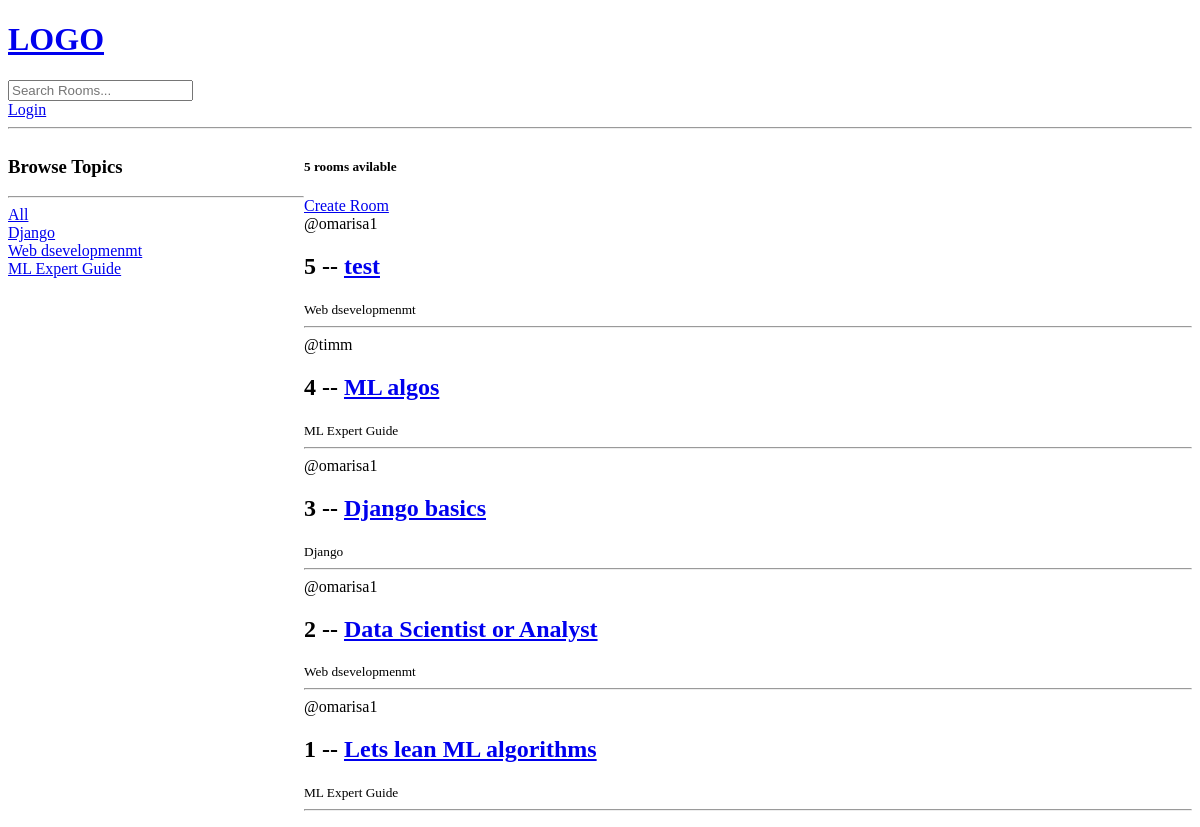
The app's page /, older data.
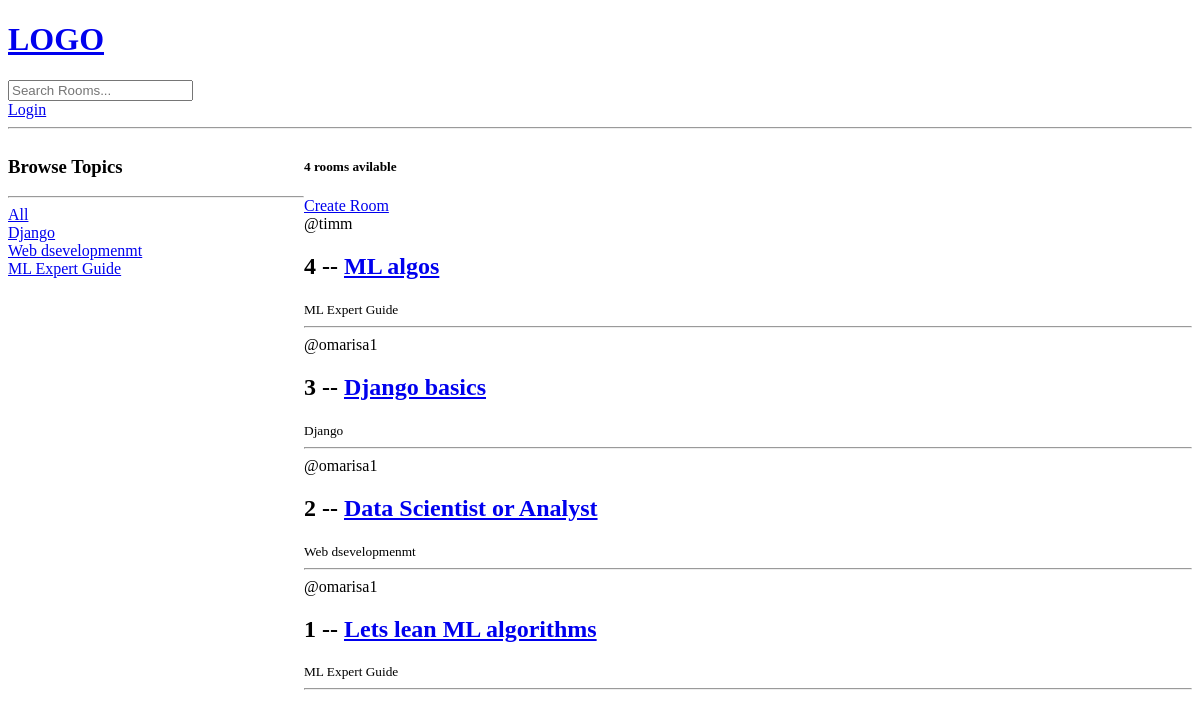
The same page, newer data.
### base/models.py (models this page shows, shortened)
class Topic(models.Model):
    name = models.CharField(max_length = 200)

class Room(models.Model):
    host = models.ForeignKey(User, on_delete = models.SET_NULL, null = True)
    topic = models.ForeignKey(Topic , on_delete = models.SET_NULL, null = True)
    name = models.CharField(max_length = 200)
    description = models.TextField(null = True, blank = True)
    participants = models.ManyToManyField(User, related_name = 'participants', blank=True)
    updated = models.DateTimeField(auto_now = True)
    created = models.DateTimeField(auto_now_add = True)
    class Meta:
        ordering = ['-updated','-created' ]

### base/views.py (the view)
# urls.py: path('', views.home, name = 'home'),
def home(request):
    q = request.GET.get('q') if request.GET.get('q') != None else ''
    rooms = Room.objects.filter(Q(topic__name__icontains = q)
                                | Q(name__icontains = q)
                                | Q(description__icontains = q))
    topics = Topic.objects.all()
    room_count = rooms.count()
    context = {'rooms': rooms, 'topics': topics, 'room_count': room_count }
    return render(request, 'base/home.html', context)

### base/templates/base/home.html (shortened to what this page needs)
{% extends 'main.html' %}
{% block content %}
<div class = "home-container">
    <div>
        <h3>Browse Topics</h3>
        <hr>
            <div>
                <a href = "{% url 'home' %}">All</a>
            </div>
        {% for topic in topics %}
            <div>
                <a href = "{% url 'home' %}?q={{topic.name}}">{{topic.name}}</a>
            </div>
        {% endfor %}
    </div>
    <div>
        <h5>{{room_count}} rooms avilable</h5>
        <a href = "{% url 'create-room' %}">Create Room </a>
        <div>
            {% for room in rooms%}
                <div>
                    <span>@{{room.host.username}}</span>
                    <h2>{{room.id}} -- <a href = '{% url "room" room.id %}'>{{room.name}}</a></h2>
                </div>
                <small>{{room.topic.name}}</small>
                <hr>
            {% endfor %}
        </div>
    </div>
</div>
{% endblock %}

Row changes from the older to the newer data that the page shows:
removed Room: host.username "omarisa1", id "5", name "test", topic.name "Web dsevelopmenmt"
Text that changed along with them:
{{ room_count }}: "5" → "4"
